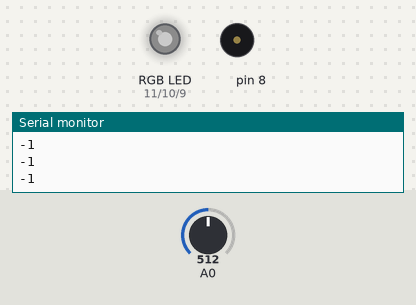
A sketch run on a simulated Arduino Uno, built with avr-gcc and run on an emulated ATmega328P. Shown: an RGB LED mixed from three pins (HIGH = lit), buzzer (waves = sounding), the last lines printed to the serial monitor. Inputs (shaded band) come from the test bench; at power-on: A0 = 512. Dim RGB values are drawn brighter than linear.

Above: at 1.2 s.
1.3 s: A0 set to 883
4.3 s: A0 set to 916
At 4.79 s:
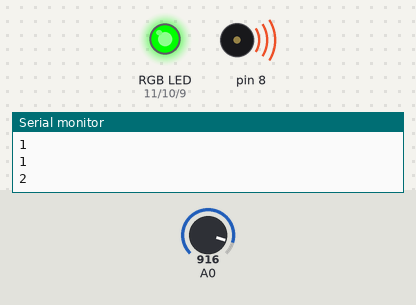
7.3 s: A0 set to 989
10.3 s: A0 set to 1007
At 10.66 s:
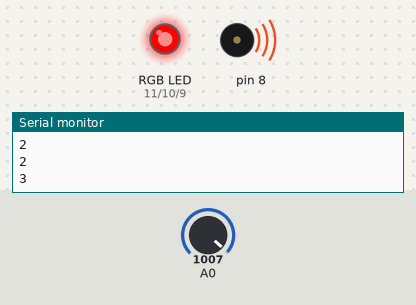
13.3 s: A0 set to 900
At 13.87 s:
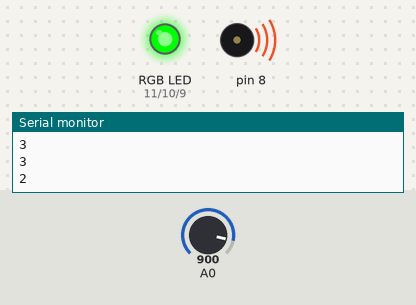
16.3 s: A0 set to 1023
At 16.63 s:
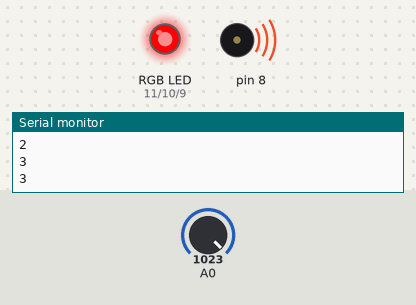
Timing chart, 0 to 20.3 s (numbered marks = the images above; inputs shaded):
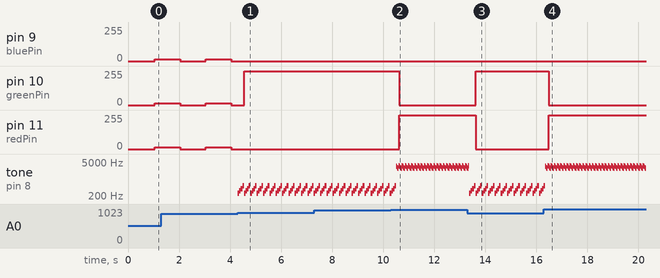

Measured:
- the behaviour switches between 899 and 900 on A0 (found by bisection; images 0 and 1)
- the behaviour switches between 999 and 1000 on A0 (found by bisection; images 1 and 2)
- after the input at 4.3 s, pin 9 (bluePin), pin 11 (redPin): stays 0/255 (without the input it goes to 15/255 after 0.76 s); tone on pin 8: silent → 262 Hz at once, then repeats every 0.25 s: 330 Hz 0.06 s, 392 Hz 0.06 s, 523 Hz 0.06 s, 262 Hz 0.06 s
- after the input at 10.3 s, pin 10 (greenPin): 255/255 → 0/255 after 0.34 s; pin 11 (redPin): 0/255 → 255/255 after 0.34 s
- after the input at 13.3 s, pin 10 (greenPin): 0/255 → 255/255 after 0.32 s; pin 11 (redPin): 255/255 → 0/255 after 0.32 s
- after the input at 16.3 s, pin 10 (greenPin): 255/255 → 0/255 after 0.18 s; pin 11 (redPin): 0/255 → 255/255 after 0.18 s

The sketch:

the-lonely-but-tender-ghost.ino
```cpp
/* The Lonely But Tender Ghost likes it when you squeeze him gently but doesn't like it when you squeeze him too hard.
 * The light turns green and he makes a happy sound when you squeeze him just right.
 * If you squeeze too hard the light turns red and he makes a distressed sound.
 * Otherwise, the light blinks white.
 * If a period of time passes, he will get lonely.
 * If he's lonely, the light will turn yellow and he'll make a lonely sound until you squeeze him again.*/

#include "pitches.h"

long lastSqueezeTime = 0;   //calculating when the last time the ghost was squeezed
long lonelyTime = 10000;    //the amount of time the ghost can go unsqueezed before making a sound
long blinkInterval = 1000;  //interval at which to blink
long blinkMillis = 0;
int redState = LOW;
int greenState = LOW;
int blueState = LOW;

//melody when the ghost is squeezed to force 2 and the light is green:
int greenMelody[] = {
  NOTE_C4, NOTE_E4, NOTE_G4, NOTE_C5
};
int greenNoteDurations[] = {
  16, 16, 16, 16,
};

//melody when the loneliness timer hits:
int lonelyMelody[] = {
  NOTE_G6, NOTE_FS6, NOTE_G6, NOTE_A6
};
int lonelyNoteDurations[] = {
  16, 16, 16, 16,
};

//melody when the ghost is squeezed to force 3 and the light is red:
int redMelody[] = {
  NOTE_GS7, NOTE_FS7, NOTE_F7, NOTE_A7
};
int redNoteDurations[] = {
  32, 32, 32, 32,
};


//setting the pins for each leg of the RGB LED
const int redPin = 11;
const int greenPin = 10;
const int bluePin = 9;

//creating a variable for the value of the force sensor
int forceSensorValue = 0;

void setup() {
  Serial.begin(9600);
  //setting the RGB LED as an output
  pinMode(redPin, OUTPUT);
  pinMode(greenPin, OUTPUT);
  pinMode(bluePin, OUTPUT);
}

void loop() {
  forceSensorValue = analogRead(A0); //reading the value of the FSR on A0
  int force = map(forceSensorValue, 800, 1000, 1, 3); //creating 3 different states of force: 1, 2, and 3

  long currentMillis = millis(); //setting currentMillis to the same as the millisecond counter

  //if you don't squeeze the FSR before the loneliness timer runs out...
  //...turn the light yellow (red + green)
  //...and play the lonelyMelody
  if (currentMillis - lastSqueezeTime > lonelyTime) {
    redState = HIGH;
    greenState = HIGH;
    blueState = LOW;
    for (int lonelyThisNote = 0; lonelyThisNote < 4; lonelyThisNote++) {
      int lonelyNoteDuration = 1000 / lonelyNoteDurations[lonelyThisNote];
      tone(8, lonelyMelody[lonelyThisNote], lonelyNoteDuration);
      delay(lonelyNoteDuration);
    }
  }

  //if you squeeze the FSR really hard to force 3...
  //...make the light red...
  //...and play the redMelody
  if (force == 3) {
    redState = HIGH;
    greenState = LOW;
    blueState = LOW;
    for (int redThisNote = 0; redThisNote < 4; redThisNote++) {
      int redNoteDuration = 1000 / redNoteDurations[redThisNote];
      tone(8, redMelody[redThisNote], redNoteDuration);
      delay(redNoteDuration);
    }
  }
  //if you squeeze the FSR just right to force 2...
  //...make the light green...
  //...play the greenMelody...
  //...and reset the loneliness timer
  else if (force == 2) {
    redState = LOW;
    greenState = HIGH;
    blueState = LOW;
    lastSqueezeTime = currentMillis;
    for (int greenThisNote = 0; greenThisNote < 4; greenThisNote++) {
      int greenNoteDuration = 1000 / greenNoteDurations[greenThisNote];
      tone(8, greenMelody[greenThisNote], greenNoteDuration);
      delay(greenNoteDuration);
    }

  }
  //if you don't push the FSR at all, or it's only pushed to force 1...
  //...turn the light off, but also make it blink
  else {
    digitalWrite(redPin, LOW);
    digitalWrite(greenPin, LOW);
    digitalWrite(bluePin, LOW);

    if (currentMillis - blinkMillis >= blinkInterval) {
      // save the last time you blinked the LED
      blinkMillis = currentMillis;
      // if the LED is off turn it on and vice-versa:
      if (redState == LOW && greenState == LOW && blueState == LOW) {
        redState = HIGH;
        greenState = HIGH;
        blueState = HIGH;
      }
      else {
        redState = LOW;
        greenState = LOW;
        blueState = LOW;
      }
    }

  }
  Serial.println(force);
  digitalWrite(redPin, redState);
  digitalWrite(greenPin, greenState);
  digitalWrite(bluePin, blueState);
}
```
